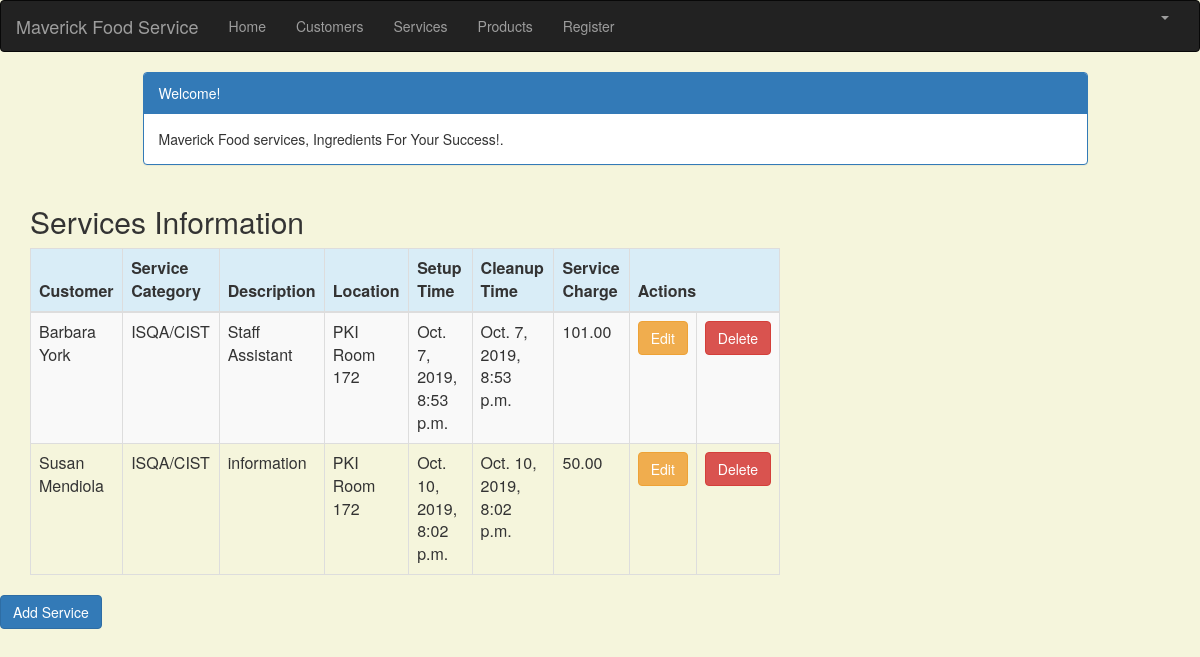
The page /service_list (signed in) on the database its author committed.
### crm/models.py (models this page shows, shortened)
class Service(models.Model):
    cust_name = models.ForeignKey(Customer, on_delete=models.CASCADE, related_name='services')
    service_category = models.CharField(max_length=100)
    description = models.TextField()
    location = models.CharField(max_length=200)
    setup_time = models.DateTimeField(
        default=timezone.now)
    cleanup_time = models.DateTimeField(
        default=timezone.now)
    service_charge = models.DecimalField(max_digits=10, decimal_places=2)
    created_date = models.DateTimeField(
        default=timezone.now)
    updated_date = models.DateTimeField(auto_now_add=True)

class Customer(models.Model):
    cust_name = models.CharField(max_length=50)
    organization = models.CharField(max_length=100, blank=True)
    role = models.CharField(max_length=100)
    email = models.EmailField(max_length=100)
    bldgroom = models.CharField(max_length=100)
    address = models.CharField(max_length=200)
    account_number = models.IntegerField(blank=False, null=False)
    city = models.CharField(max_length=50)
    state = models.CharField(max_length=50)
    zipcode = models.CharField(max_length=10)
    phone_number = models.CharField(max_length=50)
    created_date = models.DateTimeField(
        default=timezone.now)
    updated_date = models.DateTimeField(auto_now_add=True)
    def __str__(self):
        return str(self.cust_name)

### crm/views.py (the view)
# urls.py: path('service_list', views.service_list, name='service_list'),
@login_required
def service_list(request):
    services = Service.objects.filter(created_date__lte=timezone.now())
    return render(request, 'crm/service_list.html', {'services': services})

### crm/templates/crm/service_list.html (shortened to what this page needs)
{% extends 'crm/base.html' %}
{% block content %}
    <html>
    <head>
        <link rel="stylesheet" href="https://maxcdn.bootstrapcdn.com/bootstrap/3.3.4/css/bootstrap.min.css">
    </head>
    <body>
    <div class="container">
        <div class="row">
            <div class="col-md-10 col-md-offset-1">
                <div class="panel panel-primary">
                    <div class="panel-heading">Welcome!</div>
                    <div class="panel-body">
                        Maverick Food services, Ingredients For Your Success!.
                    </div>
                </div>
            </div>
        </div>
    </div>
    <div class="row">
        <h2 style="padding-left: 15Px">Services Information</h2>
    </div>
    <div>
        <table class="table table-striped table-bordered table-hover">
            <thead>
            <tr class="bg-info">
                <th>Customer</th>
                <th>Service Category</th>
                <th>Description</th>
                <th>Location</th>
                <th>Setup Time</th>
                <th>Cleanup Time</th>
                <th>Service Charge</th>
                <th colspan="3">Actions</th>
            </tr>
            </thead>
            <tbody>
            {% for service in services %}
                <tr>
                    <td>{{ service.cust_name }}</td>
                    <td>{{ service.service_category }}</td>
                     <td>{{ service.description }}</td>
                    <td>{{ service.location }}</td>
                    <td>{{ service.setup_time }}</td>
                    <td>{{ service.cleanup_time }}</td>
                    <td>{{ service.service_charge }}</td>
                     <td><a href="{% url 'crm:service_edit' pk=service.pk %}"
                           class="btn btn-warning">Edit</a></td>
                    <td><a href="{% url 'crm:service_delete' pk=service.pk %}"
                           onclick="return confirm('Are you sure you want to delete?')"
                           class="btn btn-danger">Delete</a>
                    </td>
                </tr>
            {% endfor %}
            </tbody>
        </table>
     <div class="row">
       <div class="row">
         <a href="{% url 'crm:service_new' %}" class="row"><span
                    class="btn btn-primary">Add Service</span></a>
     </div>
    </div>
    </div>
    </body>
    </html>
{% endblock %}

### crm/templates/crm/base.html (shortened to what this page needs)
{% load staticfiles %}
<html lang="en">
<head>
    <link rel="stylesheet" href="https://maxcdn.bootstrapcdn.com/bootstrap/3.3.7/css/bootstrap.min.css">
</head>
<body id="app-layout">
<nav class="navbar navbar-inverse">
    <div class="container-fluid">
        <div class="navbar-header">
            <a class="navbar-brand" href="/">
                Maverick Food Service
            </a>
        </div>
        <div class="collapse navbar-collapse" id="myNavbar">
            <ul class="nav navbar-nav">
                <li><a href="{% url 'crm:home' %}">Home</a></li>
                <li><a href="{% url 'crm:customer_list' %}">Customers</a></li>
                <li><a href="{% url 'crm:service_list' %}">Services</a></li>
                <li><a href="{% url 'crm:product_list' %}">Products</a></li>
                <li><a href="{% url 'crm:register' %}">Register</a></li>
            </ul>
            <ul class="nav navbar-nav navbar-right">
                {% if user.is_authenticated %}
                    <li class="dropdown">
                        <a href="#" class="dropdown-toggle" data-toggle="dropdown" role="button" aria-expanded="false">
                            <span class="caret"></span>
                        </a>
                    </li>
                {% else %}
                    <li><a href="{% url 'login' %}"><span class="glyphicon glyphicon-log-in"></span> Login</a></li>
                {% endif %}
            </ul>
        </div>
    </div>
</nav>
<div class="content container">
    <div class="row">
        <div class="col-md-8">
            {% block content %}{% endblock %}
        </div>
    </div>
</div>
</body>
</html>

### crm/templates/crm/base.html (style rules this page uses)
.navbar { margin-bottom: 0; border-radius: 0; }

### crm/templates/crm/service_list.html (style rules this page uses)
body { background-color: beige; }

### rows shown on the page
Service: cust_name "Barbara York", service_category "ISQA/CIST", description "Staff Assistant", location "PKI Room 172", setup_time "Oct. 7, 2019, 8:53 p.m.", cleanup_time "Oct. 7, 2019, 8:53 p.m.", service_charge "101.00"
Service: cust_name "Susan Mendiola", service_category "ISQA/CIST", description "information", location "PKI Room 172", setup_time "Oct. 10, 2019, 8:02 p.m.", cleanup_time "Oct. 10, 2019, 8:02 p.m.", service_charge "50.00"
